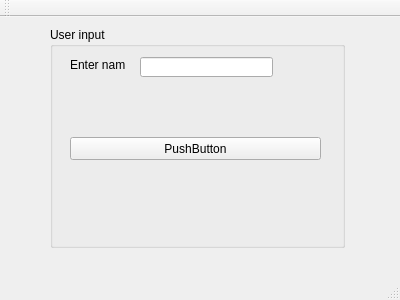
<?xml version="1.0" encoding="UTF-8"?>
<ui version="4.0">
 <class>MainWindow</class>
 <widget class="QMainWindow" name="MainWindow">
  <property name="geometry">
   <rect>
    <x>0</x>
    <y>0</y>
    <width>400</width>
    <height>300</height>
   </rect>
  </property>
  <property name="windowTitle">
   <string>MainWindow</string>
  </property>
  <widget class="QWidget" name="centralWidget">
   <widget class="QGroupBox" name="groupBox">
    <property name="geometry">
     <rect>
      <x>50</x>
      <y>10</y>
      <width>295</width>
      <height>221</height>
     </rect>
    </property>
    <property name="title">
     <string>User input</string>
    </property>
    <widget class="QLabel" name="label">
     <property name="geometry">
      <rect>
       <x>20</x>
       <y>30</y>
       <width>55</width>
       <height>16</height>
      </rect>
     </property>
     <property name="text">
      <string>Enter name</string>
     </property>
     <property name="buddy">
      <cstring>lineEdit</cstring>
     </property>
    </widget>
    <widget class="QLineEdit" name="lineEdit">
     <property name="geometry">
      <rect>
       <x>90</x>
       <y>30</y>
       <width>133</width>
       <height>20</height>
      </rect>
     </property>
    </widget>
    <widget class="QPushButton" name="pushButton">
     <property name="geometry">
      <rect>
       <x>20</x>
       <y>110</y>
       <width>251</width>
       <height>23</height>
      </rect>
     </property>
     <property name="text">
      <string>PushButton</string>
     </property>
    </widget>
   </widget>
   <zorder>groupBox</zorder>
   <zorder>pushButton</zorder>
  </widget>
  <widget class="QMenuBar" name="menuBar">
   <property name="geometry">
    <rect>
     <x>0</x>
     <y>0</y>
     <width>400</width>
     <height>21</height>
    </rect>
   </property>
  </widget>
  <widget class="QToolBar" name="mainToolBar">
   <attribute name="toolBarArea">
    <enum>TopToolBarArea</enum>
   </attribute>
   <attribute name="toolBarBreak">
    <bool>false</bool>
   </attribute>
  </widget>
  <widget class="QStatusBar" name="statusBar"/>
 </widget>
 <layoutdefault spacing="6" margin="11"/>
 <resources/>
 <connections/>
</ui>
